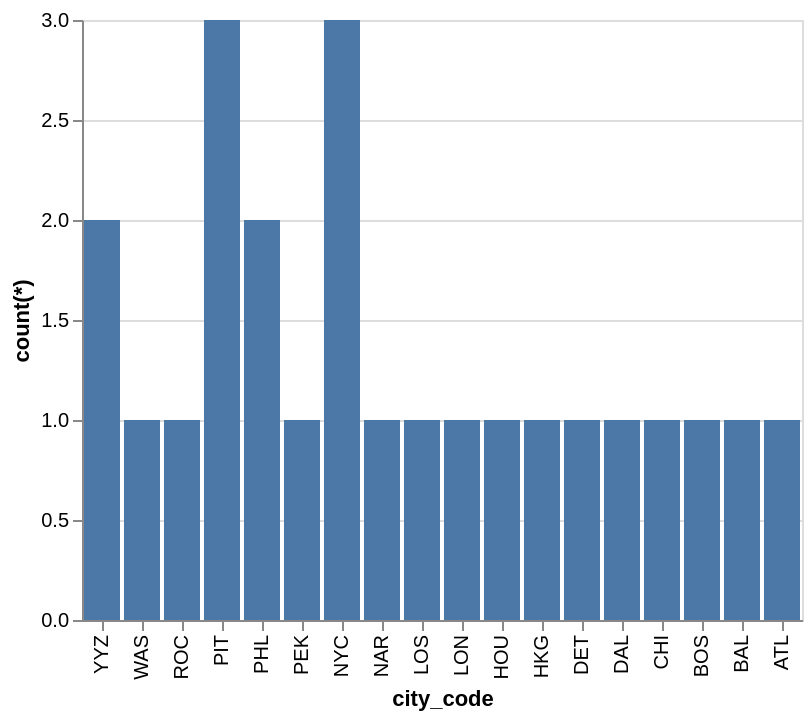

The specification (Vega-Lite) saved for this image:
### Vega-Lite specification from a JSON file in a GitHub repository (floating-point values rounded to 4 significant figures)
{"data": {"values": [{"x_data": "YYZ", "y_data": 2}, {"x_data": "WAS", "y_data": 1}, {"x_data": "ROC", "y_data": 1}, {"x_data": "PIT", "y_data": 3}, {"x_data": "PHL", "y_data": 2}, {"x_data": "PEK", "y_data": 1}, {"x_data": "NYC", "y_data": 3}, {"x_data": "NAR", "y_data": 1}, {"x_data": "LOS", "y_data": 1}, {"x_data": "LON", "y_data": 1}, {"x_data": "HOU", "y_data": 1}, {"x_data": "HKG", "y_data": 1}, {"x_data": "DET", "y_data": 1}, {"x_data": "DAL", "y_data": 1}, {"x_data": "CHI", "y_data": 1}, {"x_data": "BOS", "y_data": 1}, {"x_data": "BAL", "y_data": 1}, {"x_data": "ATL", "y_data": 1}]}, "mark": "bar", "encoding": {"x": {"field": "x_data", "type": "nominal", "title": "city_code", "sort": "descending"}, "y": {"field": "y_data", "type": "quantitative", "title": "count(*)"}}}
